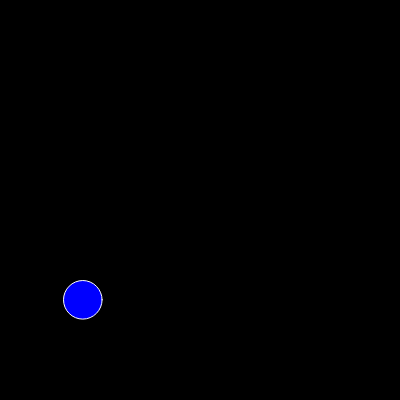
Frame 1 (no input)
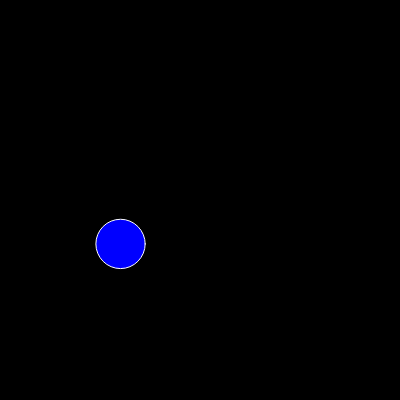
Frame 60 (no input)
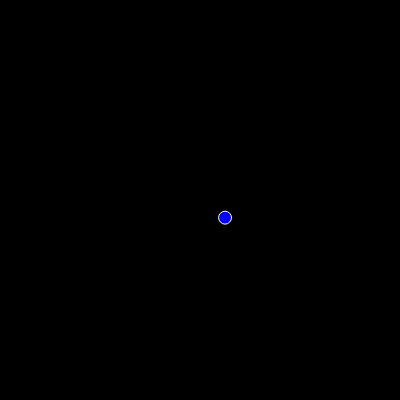
Frame 120 (the mouse pressed at the canvas centre since frame 60)

The p5.js sketch that drew these frames (run headless with seeded random() and noise() and a simulated clock; from frame 60 on, the mouse is pressed at the canvas centre):

// p5.js sketch
// ── sketch.js
class Bubble {
  
  constructor() { 
    var allInstances = [];
    
    var radius = random(10,50);
    this.x = random(0, width);
    this.y = random(0, height);
    this.width = radius;
    this.height = radius;
    this.color = "white";
    this.velocityX = random(-1, +1);
    this.velocityY= random(-1, +1);
    
    this.display = function() {
      stroke(255);
      fill(this.color);
    ellipse(this.x, this.y, this.width, this.height);
    }
    
    this.move = function() {
      this.x = this.x + this.velocityX;
      this.y = this.y + this.velocityY;
    }
      
  }
}
  
 
function setup() {
  createCanvas(400, 400);
}

function draw() {
  background("black");
  var b1 = new Bubble();
  b1.velocityX = 1;
  b1.velocityY = 1;
  b1.color = "blue";
  b1.display();
  b1.move();
 
}
